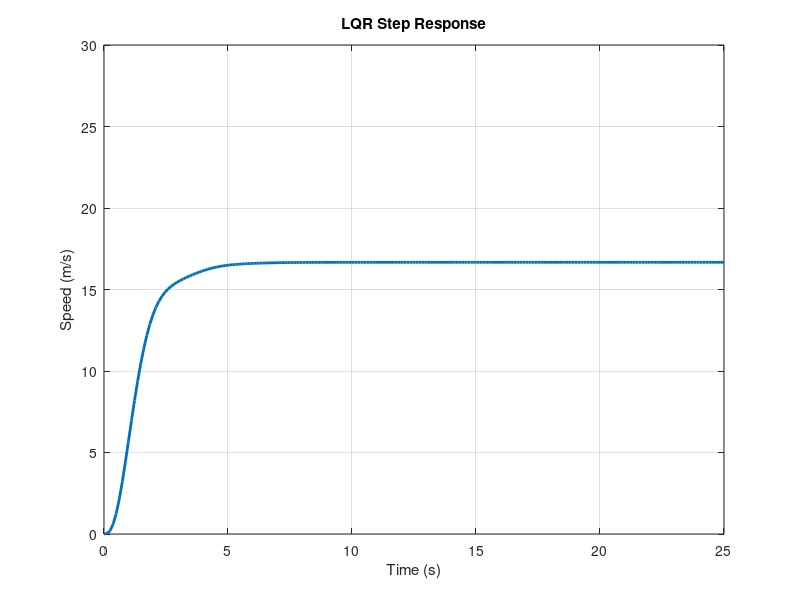

Here is the MATLAB script that generated this plot: (Note: this script raises an error after producing the figure.)
clear all; close all; clc;

% State-space model
A = [0 1 0; 0 0 1; -6.0476 -5.2856 -0.238];
B = [0; 0; 2.4767];
C = [1 0 0];
D = 0;

% Compute LQR gain
% K = lqr(A, B, Q, R);
% Q and R determined using GA in the paper, not mentioned

K = [0.0898 1.5708 1.4131];   % from Table 4 and 5, optimal values
fprintf("K: ");
disp(K)

% Closed-loop system: A-BK
Acl = A - B*K;

% Nbar
Nbar = -1 / (C * inv(A - B*K) * B);
fprintf("Nbar: ");
disp(Nbar);

%closed loop state space
sys_cl = ss(Acl, B*Nbar, C, D);

amp = 16.67;
t_final = 25; 
% Step input of 16.67 m/s (60 km/h)
[y,t] = step(amp * sys_cl, t_final);

% Steady-state error (Ess)
y_final = y(end); % final output value
r_final = 16.67; % desired reference
Ess = r_final - y_final;

fprintf("Final output y_final = %.6f m/s\n", y_final);
fprintf("Steady-state error Ess = %.10f m/s\n", Ess);

% plot
figure;
plot(t, y, 'LineWidth', 2);
grid on;
title("LQR Step Response");
xlabel("Time (s)");
ylabel("Speed (m/s)");
ylim([0 30]);

% time response specs
disp("LQR Step Response Metrics:");
stepinfo(y,t)
